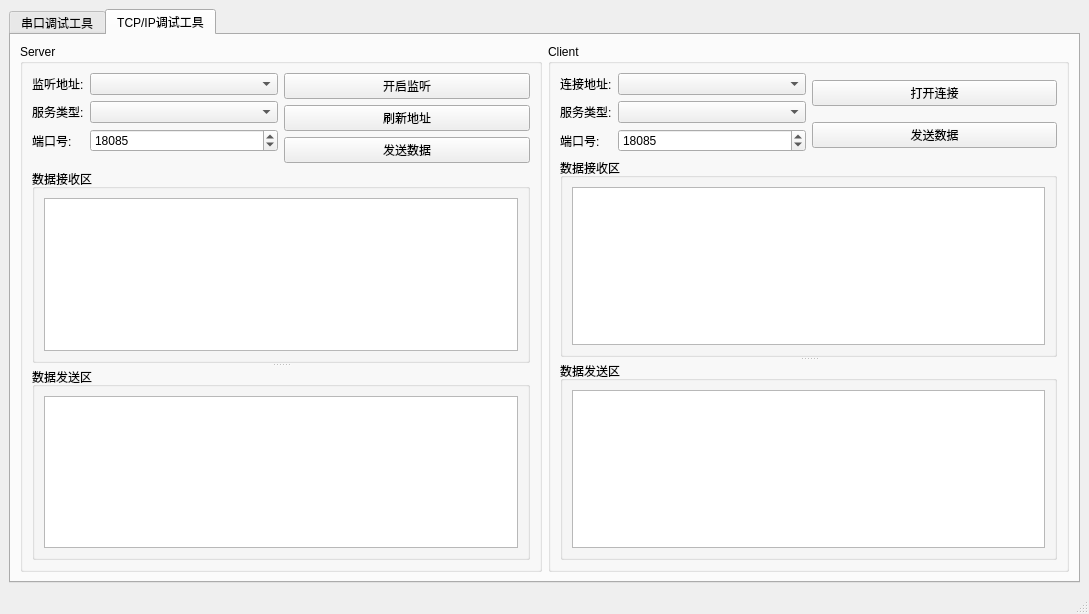
<?xml version="1.0" encoding="UTF-8"?>
<ui version="4.0">
 <class>MainWindow</class>
 <widget class="QMainWindow" name="MainWindow">
  <property name="geometry">
   <rect>
    <x>0</x>
    <y>0</y>
    <width>1089</width>
    <height>614</height>
   </rect>
  </property>
  <property name="windowTitle">
   <string>串口调试助手</string>
  </property>
  <property name="windowIcon">
   <iconset resource="png.qrc">
    <normaloff>:/png/tool.png</normaloff>:/png/tool.png</iconset>
  </property>
  <widget class="QWidget" name="centralwidget">
   <layout class="QGridLayout" name="gridLayout_4">
    <item row="0" column="0">
     <widget class="QTabWidget" name="tabWidget">
      <property name="currentIndex">
       <number>1</number>
      </property>
      <widget class="QWidget" name="tabCom">
       <attribute name="title">
        <string>串口调试工具</string>
       </attribute>
       <layout class="QGridLayout" name="gridLayout_3">
        <item row="0" column="0">
         <widget class="QSplitter" name="splitter_3">
          <property name="orientation">
           <enum>Qt::Horizontal</enum>
          </property>
          <widget class="QSplitter" name="splitter_2">
           <property name="orientation">
            <enum>Qt::Vertical</enum>
           </property>
           <widget class="QGroupBox" name="groupBoxInfo">
            <property name="title">
             <string>串口信息配置</string>
            </property>
            <layout class="QVBoxLayout" name="verticalLayout">
             <item>
              <layout class="QFormLayout" name="formLayout">
               <item row="0" column="0">
                <widget class="QLabel" name="label">
                 <property name="text">
                  <string>串口号:</string>
                 </property>
                </widget>
               </item>
               <item row="0" column="1">
                <widget class="QComboBox" name="comboBoxComName">
                 <property name="editable">
                  <bool>true</bool>
                 </property>
                 <item>
                  <property name="text">
                   <string>Customize</string>
                  </property>
                 </item>
                </widget>
               </item>
               <item row="1" column="0">
                <widget class="QLabel" name="label_2">
                 <property name="text">
                  <string>比特率:</string>
                 </property>
                </widget>
               </item>
               <item row="1" column="1">
                <widget class="QComboBox" name="comboBoxBitNum">
                 <property name="currentText">
                  <string notr="true">1200</string>
                 </property>
                 <item>
                  <property name="text">
                   <string>1200</string>
                  </property>
                 </item>
                 <item>
                  <property name="text">
                   <string>2400</string>
                  </property>
                 </item>
                 <item>
                  <property name="text">
                   <string>4800</string>
                  </property>
                 </item>
                 <item>
                  <property name="text">
                   <string>9600</string>
                  </property>
                 </item>
                 <item>
                  <property name="text">
                   <string>19200</string>
                  </property>
                 </item>
                 <item>
                  <property name="text">
                   <string>34800</string>
                  </property>
                 </item>
                 <item>
                  <property name="text">
                   <string>57600</string>
                  </property>
                 </item>
                 <item>
                  <property name="text">
                   <string>96000</string>
                  </property>
                 </item>
                 <item>
                  <property name="text">
                   <string>115200</string>
                  </property>
                 </item>
                 <item>
                  <property name="text">
                   <string>Customize</string>
                  </property>
                 </item>
                </widget>
               </item>
               <item row="2" column="0">
                <widget class="QLabel" name="label_3">
                 <property name="text">
                  <string>校验位:</string>
                 </property>
                </widget>
               </item>
               <item row="2" column="1">
                <widget class="QComboBox" name="comboBoxCheckBit"/>
               </item>
               <item row="3" column="0">
                <widget class="QLabel" name="label_7">
                 <property name="text">
                  <string>数据位:</string>
                 </property>
                </widget>
               </item>
               <item row="3" column="1">
                <widget class="QComboBox" name="comboBoxDataBit">
                 <property name="currentText">
                  <string/>
                 </property>
                </widget>
               </item>
               <item row="4" column="0">
                <widget class="QLabel" name="label_4">
                 <property name="text">
                  <string>停止位:</string>
                 </property>
                </widget>
               </item>
               <item row="4" column="1">
                <widget class="QComboBox" name="comboBoxStopBit"/>
               </item>
               <item row="5" column="0">
                <widget class="QLabel" name="label_5">
                 <property name="text">
                  <string>流控制:</string>
                 </property>
                </widget>
               </item>
               <item row="5" column="1">
                <widget class="QComboBox" name="comboBoxFlowControl"/>
               </item>
              </layout>
             </item>
             <item>
              <widget class="QPushButton" name="pushButtonScanCom">
               <property name="text">
                <string>扫描串口</string>
               </property>
              </widget>
             </item>
             <item>
              <widget class="QPushButton" name="pushButtonConnect">
               <property name="text">
                <string>打开连接</string>
               </property>
              </widget>
             </item>
            </layout>
           </widget>
           <widget class="QGroupBox" name="groupBoxCtrl">
            <property name="title">
             <string>控制区域</string>
            </property>
            <layout class="QVBoxLayout" name="verticalLayout_2">
             <item>
              <layout class="QHBoxLayout" name="horizontalLayout">
               <item>
                <widget class="QPushButton" name="pushButtonSendData">
                 <property name="text">
                  <string>发送数据</string>
                 </property>
                </widget>
               </item>
               <item>
                <widget class="QCheckBox" name="checkBoxEnter">
                 <property name="text">
                  <string>发送自动换行</string>
                 </property>
                </widget>
               </item>
              </layout>
             </item>
             <item>
              <widget class="QPushButton" name="pushButtonClearData">
               <property name="text">
                <string>清空接收数据</string>
               </property>
              </widget>
             </item>
             <item>
              <layout class="QHBoxLayout" name="horizontalLayout_2">
               <item>
                <widget class="QLabel" name="label_6">
                 <property name="text">
                  <string>数据显示格式:</string>
                 </property>
                </widget>
               </item>
               <item>
                <widget class="QComboBox" name="comboBoxDataFormat"/>
               </item>
              </layout>
             </item>
             <item>
              <layout class="QHBoxLayout" name="horizontalLayout_5">
               <item>
                <widget class="QLabel" name="label_9">
                 <property name="text">
                  <string>数据发送格式:</string>
                 </property>
                </widget>
               </item>
               <item>
                <widget class="QComboBox" name="comboBoxSendDataFormat"/>
               </item>
              </layout>
             </item>
             <item>
              <layout class="QHBoxLayout" name="horizontalLayout_3">
               <item>
                <widget class="QCheckBox" name="checkBoxSendTime">
                 <property name="text">
                  <string>重复发送(s)</string>
                 </property>
                </widget>
               </item>
               <item>
                <widget class="QSpinBox" name="spinBoxSendTime"/>
               </item>
              </layout>
             </item>
             <item>
              <layout class="QHBoxLayout" name="horizontalLayout_4">
               <item>
                <widget class="QLabel" name="label_8">
                 <property name="text">
                  <string>串口信息判定时间(ms):</string>
                 </property>
                </widget>
               </item>
               <item>
                <widget class="QSpinBox" name="spinBoxScanTime">
                 <property name="minimum">
                  <number>5</number>
                 </property>
                 <property name="maximum">
                  <number>1000</number>
                 </property>
                 <property name="value">
                  <number>20</number>
                 </property>
                </widget>
               </item>
              </layout>
             </item>
            </layout>
           </widget>
          </widget>
          <widget class="QSplitter" name="splitter">
           <property name="minimumSize">
            <size>
             <width>0</width>
             <height>0</height>
            </size>
           </property>
           <property name="orientation">
            <enum>Qt::Vertical</enum>
           </property>
           <widget class="QGroupBox" name="groupBoxRecive">
            <property name="title">
             <string>数据接受区</string>
            </property>
            <layout class="QGridLayout" name="gridLayout">
             <item row="0" column="0">
              <widget class="QTextEdit" name="textEditRecive">
               <property name="undoRedoEnabled">
                <bool>true</bool>
               </property>
               <property name="readOnly">
                <bool>true</bool>
               </property>
              </widget>
             </item>
            </layout>
           </widget>
           <widget class="QGroupBox" name="groupBoxSend">
            <property name="title">
             <string>数据发送区</string>
            </property>
            <layout class="QGridLayout" name="gridLayout_2">
             <item row="0" column="0">
              <widget class="QTextEdit" name="textEditSend"/>
             </item>
            </layout>
           </widget>
          </widget>
         </widget>
        </item>
       </layout>
      </widget>
      <widget class="QWidget" name="tabNet">
       <attribute name="title">
        <string>TCP/IP调试工具</string>
       </attribute>
       <layout class="QGridLayout" name="gridLayout_5">
        <item row="0" column="1">
         <layout class="QHBoxLayout" name="horizontalLayout_6">
          <item>
           <widget class="QGroupBox" name="groupBox_2">
            <property name="title">
             <string>Client</string>
            </property>
            <layout class="QGridLayout" name="gridLayout_12">
             <item row="0" column="0">
              <layout class="QVBoxLayout" name="verticalLayout_3">
               <item>
                <layout class="QGridLayout" name="gridLayout_11">
                 <item row="0" column="0" rowspan="2">
                  <layout class="QFormLayout" name="formLayout_3">
                   <item row="0" column="0">
                    <widget class="QLabel" name="label_13">
                     <property name="text">
                      <string>连接地址:</string>
                     </property>
                    </widget>
                   </item>
                   <item row="0" column="1">
                    <widget class="QComboBox" name="comboBoxNetClientAddress"/>
                   </item>
                   <item row="1" column="0">
                    <widget class="QLabel" name="label_14">
                     <property name="text">
                      <string>服务类型:</string>
                     </property>
                    </widget>
                   </item>
                   <item row="1" column="1">
                    <widget class="QComboBox" name="comboBoxNetClientType"/>
                   </item>
                   <item row="2" column="0">
                    <widget class="QLabel" name="label_15">
                     <property name="text">
                      <string>端口号:</string>
                     </property>
                    </widget>
                   </item>
                   <item row="2" column="1">
                    <widget class="QSpinBox" name="spinBoxNetClientPort">
                     <property name="minimum">
                      <number>1</number>
                     </property>
                     <property name="maximum">
                      <number>65535</number>
                     </property>
                     <property name="value">
                      <number>18085</number>
                     </property>
                    </widget>
                   </item>
                  </layout>
                 </item>
                 <item row="0" column="1">
                  <widget class="QPushButton" name="pushButtonClientTogger">
                   <property name="text">
                    <string>打开连接</string>
                   </property>
                  </widget>
                 </item>
                 <item row="1" column="1">
                  <widget class="QPushButton" name="pushButtonClientSendData">
                   <property name="text">
                    <string>发送数据</string>
                   </property>
                  </widget>
                 </item>
                </layout>
               </item>
               <item>
                <widget class="QSplitter" name="splitter_5">
                 <property name="orientation">
                  <enum>Qt::Vertical</enum>
                 </property>
                 <widget class="QGroupBox" name="groupBox_5">
                  <property name="title">
                   <string>数据接收区</string>
                  </property>
                  <layout class="QGridLayout" name="gridLayout_8">
                   <item row="0" column="0">
                    <widget class="QTextEdit" name="textEditNetClientR">
                     <property name="readOnly">
                      <bool>true</bool>
                     </property>
                    </widget>
                   </item>
                  </layout>
                 </widget>
                 <widget class="QGroupBox" name="groupBox_6">
                  <property name="title">
                   <string>数据发送区</string>
                  </property>
                  <layout class="QGridLayout" name="gridLayout_9">
                   <item row="0" column="0">
                    <widget class="QTextEdit" name="textEditNetClientT"/>
                   </item>
                  </layout>
                 </widget>
                </widget>
               </item>
              </layout>
             </item>
            </layout>
           </widget>
          </item>
         </layout>
        </item>
        <item row="0" column="0">
         <widget class="QGroupBox" name="groupBox">
          <property name="title">
           <string>Server</string>
          </property>
          <layout class="QVBoxLayout" name="verticalLayout_5">
           <item>
            <layout class="QHBoxLayout" name="horizontalLayout_7">
             <item>
              <layout class="QFormLayout" name="formLayout_2">
               <item row="0" column="0">
                <widget class="QLabel" name="label_10">
                 <property name="text">
                  <string>监听地址:</string>
                 </property>
                </widget>
               </item>
               <item row="0" column="1">
                <widget class="QComboBox" name="comboBoxNetServerAddress"/>
               </item>
               <item row="1" column="0">
                <widget class="QLabel" name="label_11">
                 <property name="text">
                  <string>服务类型:</string>
                 </property>
                </widget>
               </item>
               <item row="1" column="1">
                <widget class="QComboBox" name="comboBoxNetServerType"/>
               </item>
               <item row="2" column="0">
                <widget class="QLabel" name="label_12">
                 <property name="text">
                  <string>端口号:</string>
                 </property>
                </widget>
               </item>
               <item row="2" column="1">
                <widget class="QSpinBox" name="spinBoxNetServerPort">
                 <property name="minimum">
                  <number>1</number>
                 </property>
                 <property name="maximum">
                  <number>65535</number>
                 </property>
                 <property name="value">
                  <number>18085</number>
                 </property>
                </widget>
               </item>
              </layout>
             </item>
             <item>
              <layout class="QVBoxLayout" name="verticalLayout_4">
               <item>
                <widget class="QPushButton" name="pushButtonNetServerTogger">
                 <property name="text">
                  <string>开启监听</string>
                 </property>
                </widget>
               </item>
               <item>
                <widget class="QPushButton" name="pushButtonNetServerScanIp">
                 <property name="text">
                  <string>刷新地址</string>
                 </property>
                </widget>
               </item>
               <item>
                <widget class="QPushButton" name="pushButtonNetServerSendData">
                 <property name="text">
                  <string>发送数据</string>
                 </property>
                </widget>
               </item>
              </layout>
             </item>
            </layout>
           </item>
           <item>
            <widget class="QSplitter" name="splitter_4">
             <property name="orientation">
              <enum>Qt::Vertical</enum>
             </property>
             <widget class="QGroupBox" name="groupBox_3">
              <property name="title">
               <string>数据接收区</string>
              </property>
              <layout class="QGridLayout" name="gridLayout_6">
               <item row="0" column="0">
                <widget class="QTextEdit" name="textEditNetServerR">
                 <property name="readOnly">
                  <bool>true</bool>
                 </property>
                </widget>
               </item>
              </layout>
             </widget>
             <widget class="QGroupBox" name="groupBox_4">
              <property name="title">
               <string>数据发送区</string>
              </property>
              <layout class="QGridLayout" name="gridLayout_7">
               <item row="0" column="0">
                <widget class="QTextEdit" name="textEditNetServerT"/>
               </item>
              </layout>
             </widget>
            </widget>
           </item>
          </layout>
         </widget>
        </item>
       </layout>
      </widget>
     </widget>
    </item>
   </layout>
  </widget>
  <widget class="QStatusBar" name="statusbar"/>
 </widget>
 <resources>
  <include location="png.qrc"/>
 </resources>
 <connections/>
</ui>
